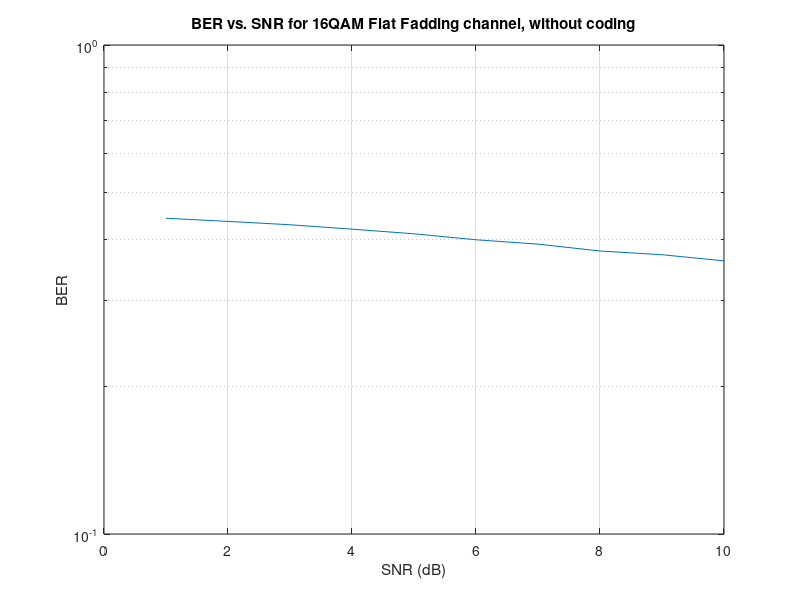

Write the MATLAB code that produced this figure.
clc, clear, close all;

% Parameters
Eb_16QAM = 1;
CYC_PERFIX = 8;
L = 1e3;                    % Number of symbols (1000)
N = L * (32 + CYC_PERFIX);  % Number of bits (40000)
SNR = 1:10;                 % Assumption SNR in (dB)
OFDM_SYM = [];              % the OFDM symblos
bk_16QAM_ifft_CYC = [] ;     % the output from the cyclic extension
bk_receivied = [];          % the recevied data at the receiver
BER_16QAM = [];

% Ask for repetition (NO == 1) or (YES == 2) and check for validity
repetition = menu('Do you need repetition', 'NO', 'YES');
if repetition == 1          % NO repetiton
    fprintf('No Repetion will happen\n');
elseif repetition == 2      % YES repetiotn
    repetition = 3;         % set it to 3 to use it later for the number of repetiton
    fprintf('1/3 code repetition will happen\n');
else                        % wrong choise
    fprintf('Please choose YES or NO\n');
end

for x1 = 1:L
    % Generate the random bits
    if repetition == 3      % YES repetition will happen
        NO_OF_BITS = 42;
    else                    % NO repetition will happen
        NO_OF_BITS = 128;
    end
    bk = randi([0, 1], 1, NO_OF_BITS);
    
    % Coding the data if needed (This part is for the repetition)
    bk_rep = repelem(bk, repetition);
    if (repetition == 3)
        bk_rep = [bk_rep, zeros(1,2)];          % Concatinate a zero in the end
    end
    
    % construct the OFDM symbols
    OFDM_SYM = [OFDM_SYM, bk];
    
    % passing the data througth the interleaver block
    bk_intrlv = matintrlv(bk_rep, 8, 16);
    
    % mapping the data into 16QAM
    bk_16QAM = [];
    x2 = 1;
    for x3 = 1 : 4 : 64
        if (bk_intrlv(x3) == 0 && bk_intrlv(x3 + 1) == 0 && bk_intrlv(x3 + 2) == 0 && bk_intrlv(x3 + 3) == 0)       %0000
            bk_16QAM(x2) = -3 - 3i;
        elseif (bk_intrlv(x3) == 0 && bk_intrlv(x3 + 1) == 0 && bk_intrlv(x3 + 2) == 0 && bk_intrlv(x3 + 3) == 1)   %0001
            bk_16QAM(x2) = -3 - 1i;
        elseif (bk_intrlv(x3) == 0 && bk_intrlv(x3 + 1) == 0 && bk_intrlv(x3 + 2) == 1 && bk_intrlv(x3 + 3) == 0)   %0010
            bk_16QAM(x2) = -3 + 3i;
        elseif (bk_intrlv(x3) == 0 && bk_intrlv(x3 + 1) == 0 && bk_intrlv(x3 + 2) == 1 && bk_intrlv(x3 + 3) == 1)   %0011
            bk_16QAM(x2) = -3 + 1i;
        elseif (bk_intrlv(x3) == 0 && bk_intrlv(x3 + 1) == 1 && bk_intrlv(x3 + 2) == 0 && bk_intrlv(x3 + 3) == 0)   %0100
            bk_16QAM(x2) = -1 - 3i;
        elseif (bk_intrlv(x3) == 0 && bk_intrlv(x3 + 1) == 1 && bk_intrlv(x3 + 2) == 0 && bk_intrlv(x3 + 3) == 1)   %0101
            bk_16QAM(x2) = -1 - 1i;
        elseif (bk_intrlv(x3) == 0 && bk_intrlv(x3 + 1) == 1 && bk_intrlv(x3 + 2) == 1 && bk_intrlv(x3 + 3) == 0)   %0110
            bk_16QAM(x2) = -1 + 3i;
        elseif (bk_intrlv(x3) == 0 && bk_intrlv(x3 + 1) == 1 && bk_intrlv(x3 + 2) == 1 && bk_intrlv(x3 + 3) == 1)   %0111
            bk_16QAM(x2) = -1 + 1i;
        elseif (bk_intrlv(x3) == 1 && bk_intrlv(x3 + 1) == 0 && bk_intrlv(x3 + 2) == 0 && bk_intrlv(x3 + 3) == 0)   %1000
            bk_16QAM(x2) = 3 - 3i;
        elseif (bk_intrlv(x3) == 1 && bk_intrlv(x3 + 1) == 0 && bk_intrlv(x3 + 2) == 0 && bk_intrlv(x3 + 3) == 1)   %1001
            bk_16QAM(x2) = 3 - 1i;
        elseif (bk_intrlv(x3) == 1 && bk_intrlv(x3 + 1) == 0 && bk_intrlv(x3 + 2) == 1 && bk_intrlv(x3 + 3) == 0)   %1010
            bk_16QAM(x2) = 3 + 3i;
        elseif (bk_intrlv(x3) == 1 && bk_intrlv(x3 + 1) == 0 && bk_intrlv(x3 + 2) == 1 && bk_intrlv(x3 + 3) == 1)   %1011
            bk_16QAM(x2) = 3 + 1i;
        elseif (bk_intrlv(x3) == 1 && bk_intrlv(x3 + 1) == 1 && bk_intrlv(x3 + 2) == 0 && bk_intrlv(x3 + 3) == 0)   %1100
            bk_16QAM(x2) = 1 - 3i;
        elseif (bk_intrlv(x3) == 1 && bk_intrlv(x3 + 1) == 1 && bk_intrlv(x3 + 2) == 0 && bk_intrlv(x3 + 3) == 1)   %1101
            bk_16QAM(x2) = 1 - 1i;
        elseif (bk_intrlv(x3) == 1 && bk_intrlv(x3 + 1) == 1 && bk_intrlv(x3 + 2) == 1 && bk_intrlv(x3 + 3) == 0)   %1110
            bk_16QAM(x2) = 1 + 3i;
        elseif (bk_intrlv(x3) == 1 && bk_intrlv(x3 + 1) == 1 && bk_intrlv(x3 + 2) == 1 && bk_intrlv(x3 + 3) == 1) 	%1111
            bk_16QAM(x2) = 1 + 1i;
        end
        x2 = x2 + 1;
    end
    
    % Passing the data tjrougth the ifft block
    bk_16QAM_ifft = ifft(bk_16QAM, 32);
    
    % Add the cyclic extension
    bk_16QAM_ifft_CYC = [bk_16QAM_ifft_CYC, bk_16QAM_ifft(32 - CYC_PERFIX + 1:32) bk_16QAM_ifft];
end


% Ask for the channel type (Flat Fadding == 1) or (Frequncy Selective == 2)
CH_TP = menu('Choose the channle type', 'Flat Fadding', 'Frequency Selective');

% Passing the data througth the channel, then design the receiver
% Parameters

for x4 = SNR
    SNR_LIN = 10 ^ (x4 / 10);
    N0 = Eb_16QAM / SNR_LIN;
    
    % Model the noise
    nc = normrnd(0, sqrt(N0 / 2), 1, N);
    ns = normrnd(0, sqrt(N0 / 2), 1, N);
    Noise_16QAM = nc + 1j * ns;
    
    
    if CH_TP == 1               % Flat Fadding channel
        %---------------------------------------------------------------%
        % CHANNEL_RAYLEIGH_FLAT_FADING_CHANNEL
        hr = normrnd(0, sqrt(0.5), 1, L);
        hi = normrnd(0, sqrt(0.5), 1, L);
        channel_16QAM = hr + 1j * hi;
        
        % Passing the data througth the channel
        yk = [];                % the output of the data after the channel and noise
        yk_telda = [];          % the ouput after the channel compensator
        x5 = 1;
        for x6 = 1 : (CYC_PERFIX + 32) : L * (CYC_PERFIX + 32)
            yk = [yk, bk_16QAM_ifft_CYC(x6:x6 + 31 + CYC_PERFIX) * channel_16QAM(x5)];
            x5 = x5 + 1;
        end
        
        % Adding the noise
        yk_noise = yk + Noise_16QAM;
        
        % Design the receiver
        % First remove the channel effect
        x7 = 1;
        for x8 = 1 : (CYC_PERFIX + 32) : L * (CYC_PERFIX + 32)
            yk_telda = [yk_telda yk_noise(x8:x8 + CYC_PERFIX +31) / channel_16QAM(x7)];
            x7 = x7 + 1;
        end
        %----------------------------------------------------------------------%
    elseif CH_TP == 2                   % Frequncy Selective cghannel
        %----------------------------------------------------------------------%
        %FREQUENCY_SELECTIVE_FADING_CHANNEL
        hr = transpose(normrnd(0, sqrt(0.5), 8, L));
        hi = transpose(normrnd(0, sqrt(0.5), 8, L));
        channel_16QAM = hr + 1i * hi;
        
        % Passing the data througth the channel
        yk = [];
        yk_telda_intermediate = [];
        x14 = 1;
        bk_channel_sel = bk_16QAM_ifft_CYC + Noise_16QAM;
        for x6 = 1 : (CYC_PERFIX + 32) : L * (CYC_PERFIX + 32)
            temp1 = conv(bk_channel_sel(x6:x6 + CYC_PERFIX +31), channel_16QAM(x14, :));
            yk = [yk, temp1];
            x14 = x14 + 1;
        end
        yk_copy = yk;
        
        x15 = 1;
        for x8 = 1 : (CYC_PERFIX + 32 + 7) : L * (CYC_PERFIX + 32 +7)
            temp2 = deconv(yk_copy(x8:x8 + CYC_PERFIX + 31 +7), channel_16QAM(x15, :));
            yk_telda_intermediate = [yk_telda_intermediate, temp2];
            x15 = x15 + 1;
        end
        yk_telda = yk_telda_intermediate;
        %----------------------------------------------------------------------%
    else                % Wrong Choise
        fprintf('Please choose the channel type\n');
        return;
    end
    
    % Remove the cyclic effect, then de-map the signal, and pass throuth
    % the de-interleaver
    % Parameters
    yk_telda_remove_CYC = [];
    bk_received = [] ;
    received_bits = zeros(1,32);
    
    % Remove the cyclic extension
    for x9 = 1 : (CYC_PERFIX + 32) : (L * (CYC_PERFIX + 32))
        yk_telda_remove_CYC = [yk_telda_remove_CYC yk_telda(x9 + CYC_PERFIX:x9 + (CYC_PERFIX + 31))];
    end
    
    % Passing througth the fft block to invert the effect the ifft
    for x10 = 1:32:32 * L
        received_bits = yk_telda_remove_CYC(x10:x10 + 31);
        received_bits_fft = fft(received_bits, 32);
        bits_fft = received_bits_fft;
        
        %-----------------------------------------------------------------%
        % passing the data througth the de mapper
        bit_demapped = [];
        x11 = 1;
        for x12 = 1:32
            if (real(bits_fft(x12)) > 0 && imag(bits_fft(x12)) > 0)     % first quarter
                if (real(bits_fft(x12)) > 2 && imag(bits_fft(x12)) > 2) % 1010
                    bit_demapped(x11)        = 1;
                    bit_demapped(x11 + 1)    = 0;
                    bit_demapped(x11 + 2)    = 1;
                    bit_demapped(x11 + 3)    = 0;
                elseif (real(bits_fft(x12)) > 2 && imag(bits_fft(x12)) < 2) % 1011
                    bit_demapped(x11)        = 1;
                    bit_demapped(x11 + 1)    = 0;
                    bit_demapped(x11 + 2)    = 1;
                    bit_demapped(x11 + 3)    = 1;
                elseif (real(bits_fft(x12)) < 2 && imag(bits_fft(x12)) > 2) % 1110
                    bit_demapped(x11)        = 1;
                    bit_demapped(x11 + 1)    = 1;
                    bit_demapped(x11 + 2)    = 1;
                    bit_demapped(x11 + 3)    = 0;
                elseif (real(bits_fft(x12)) < 2 && imag(bits_fft(x12)) < 2) % 1111
                    bit_demapped(x11)        = 1;
                    bit_demapped(x11 + 1)    = 1;
                    bit_demapped(x11 + 2)    = 1;
                    bit_demapped(x11 + 3)    = 1;
                end
            elseif (real(bits_fft(x12)) < 0 && imag(bits_fft(x12)) > 0)     % second quarter
                if (real(bits_fft(x12)) < -2 && imag(bits_fft(x12)) > 2)    % 0010
                    bit_demapped(x11)        = 0;
                    bit_demapped(x11 + 1)    = 0;
                    bit_demapped(x11 + 2)    = 1;
                    bit_demapped(x11 + 3)    = 0;
                elseif (real(bits_fft(x12)) < -2 && imag(bits_fft(x12)) < 2) % 0011
                    bit_demapped(x11)        = 0;
                    bit_demapped(x11 + 1)    = 0;
                    bit_demapped(x11 + 2)    = 1;
                    bit_demapped(x11 + 3)    = 1;
                elseif (real(bits_fft(x12)) > -2 && imag(bits_fft(x12)) > 2) % 0110
                    bit_demapped(x11)        = 0;
                    bit_demapped(x11 + 1)    = 1;
                    bit_demapped(x11 + 2)    = 1;
                    bit_demapped(x11 + 3)    = 0;
                elseif (real(bits_fft(x12)) > -2 && imag(bits_fft(x12)) < 2) % 0111
                    bit_demapped(x11)        = 0;
                    bit_demapped(x11 + 1)    = 1;
                    bit_demapped(x11 + 2)    = 1;
                    bit_demapped(x11 + 3)    = 1;
                end
            elseif (real(bits_fft(x12)) < 0 && imag(bits_fft(x12)) < 0)     % third quarter
                if (real(bits_fft(x12)) < -2 && imag(bits_fft(x12)) < -2)    % 0000
                    bit_demapped(x11)        = 0;
                    bit_demapped(x11 + 1)    = 0;
                    bit_demapped(x11 + 2)    = 0;
                    bit_demapped(x11 + 3)    = 0;
                elseif (real(bits_fft(x12)) < -2 && imag(bits_fft(x12)) > -2) % 0001
                    bit_demapped(x11)        = 0;
                    bit_demapped(x11 + 1)    = 0;
                    bit_demapped(x11 + 2)    = 0;
                    bit_demapped(x11 + 3)    = 1;
                elseif (real(bits_fft(x12)) > -2 && imag(bits_fft(x12)) < -2) % 0100
                    bit_demapped(x11)        = 0;
                    bit_demapped(x11 + 1)    = 1;
                    bit_demapped(x11 + 2)    = 0;
                    bit_demapped(x11 + 3)    = 0;
                elseif (real(bits_fft(x12)) > -2 && imag(bits_fft(x12)) > -2) % 0101
                    bit_demapped(x11)        = 0;
                    bit_demapped(x11 + 1)    = 1;
                    bit_demapped(x11 + 2)    = 0;
                    bit_demapped(x11 + 3)    = 1;
                end
            elseif (real(bits_fft(x12)) > 0 && imag(bits_fft(x12)) < 0)     % fourth quarter
                if (real(bits_fft(x12)) > 2 && imag(bits_fft(x12)) < -2)    % 1000
                    bit_demapped(x11)        = 1;
                    bit_demapped(x11 + 1)    = 0;
                    bit_demapped(x11 + 2)    = 0;
                    bit_demapped(x11 + 3)    = 0;
                elseif (real(bits_fft(x12)) > 2 && imag(bits_fft(x12)) > -2) % 1001
                    bit_demapped(x11)        = 1;
                    bit_demapped(x11 + 1)    = 0;
                    bit_demapped(x11 + 2)    = 0;
                    bit_demapped(x11 + 3)    = 1;
                elseif (real(bits_fft(x12)) < 2 && imag(bits_fft(x12)) < -2) % 1100
                    bit_demapped(x11)        = 1;
                    bit_demapped(x11 + 1)    = 1;
                    bit_demapped(x11 + 2)    = 0;
                    bit_demapped(x11 + 3)    = 0;
                elseif (real(bits_fft(x12)) < 2 && imag(bits_fft(x12)) > -2) % 1101
                    bit_demapped(x11)        = 1;
                    bit_demapped(x11 + 1)    = 1;
                    bit_demapped(x11 + 2)    = 0;
                    bit_demapped(x11 + 3)    = 1;
                end
            end
            x11 = x11 + 4;
        end
        %-----------------------------------------------------------------%
        
        % Passing the data througth the de-interleaver
        bk_de_intrlv = matintrlv(bit_demapped, 16, 8);
        bk_de_intrlv_copy = bk_de_intrlv;
        
        % This section if the repetition happend
        if repetition == 3
            temp = [] ;
            x11 = 1;
            for x13 = 1:3:126
                NO_OF_ZEROS = nnz(~bk_de_intrlv(x13:x13 + 2)); % Get the number of zeros
                if NO_OF_ZEROS > 1
                    temp(x11) = 0;
                else
                    temp(x11) = 1;
                end
                x11 = x11 + 1;
            end
            bk_de_intrlv_copy = temp;
        end
        bk_received = [bk_received, bk_de_intrlv_copy];
    end
    [~, Rat1] = biterr(OFDM_SYM , bk_received);
    BER_16QAM = [BER_16QAM, Rat1];
    
    
    
end
% plotiing the data
semilogy(SNR, BER_16QAM)
grid on;
if CH_TP == 1
    fprintf('With Flad Fadding Channel\n');
    if repetition == 1
        title('BER vs. SNR for 16QAM Flat Fadding channel, without coding');
        xlabel('SNR (dB)');
        ylabel('BER');
    elseif repetition == 3
        title('BER vs. SNR for 16QAM Flat Fadding channel, with coding');
        xlabel('SNR (dB)');
        ylabel('BER');
    end
elseif CH_TP == 2
    fprintf('With Frequncy Selective Channel\n');
    if repetition == 1
        title('BER vs. SNR for 16QAM Frequency Selective channel, without coding');
        xlabel('SNR (dB)');
        ylabel('BER');
    elseif repetition == 3
        title('BER vs. SNR for 16QAM Frequency Selective channel, with coding');
        xlabel('SNR (dB)');
        ylabel('BER');
    end
end
